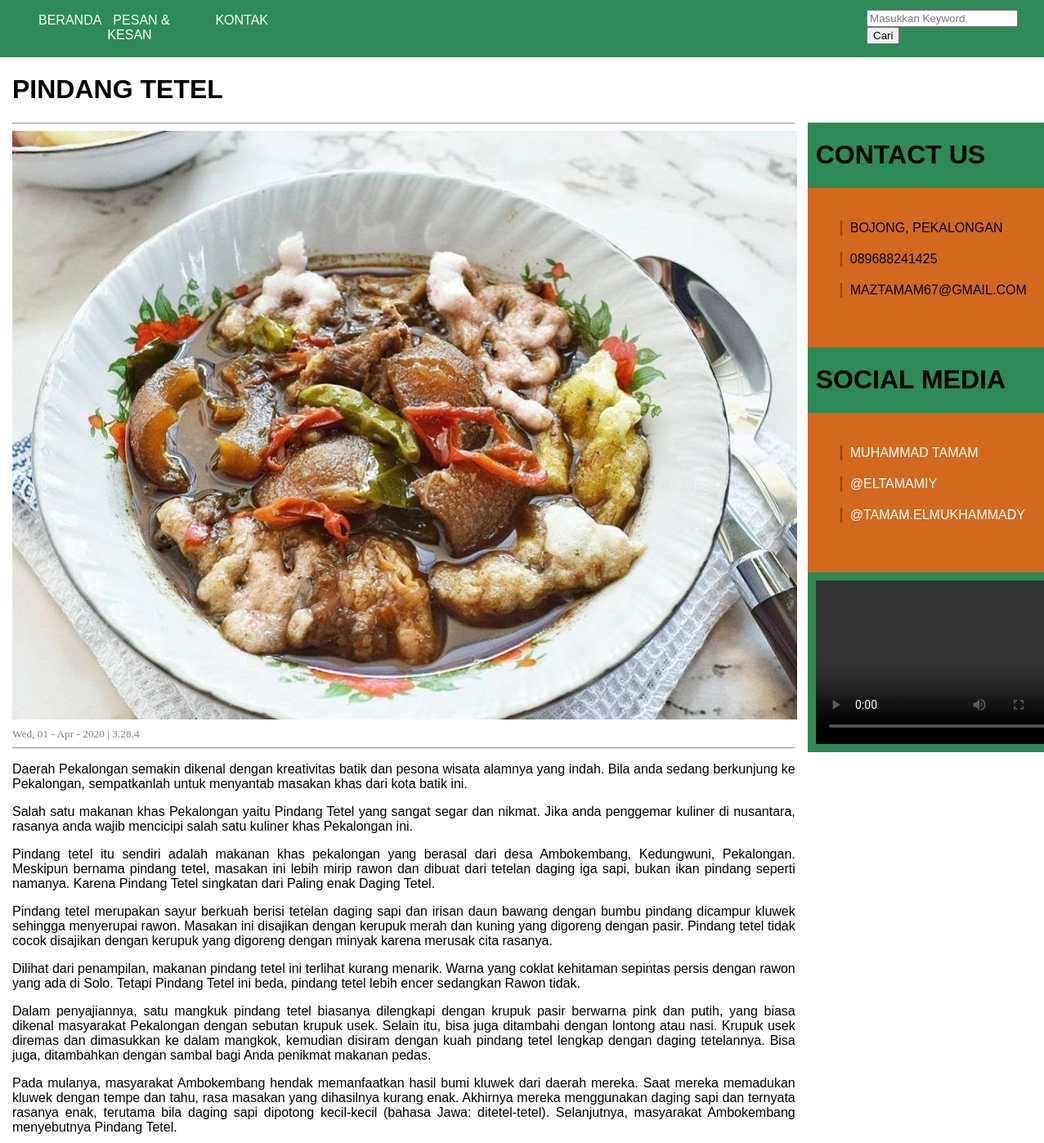
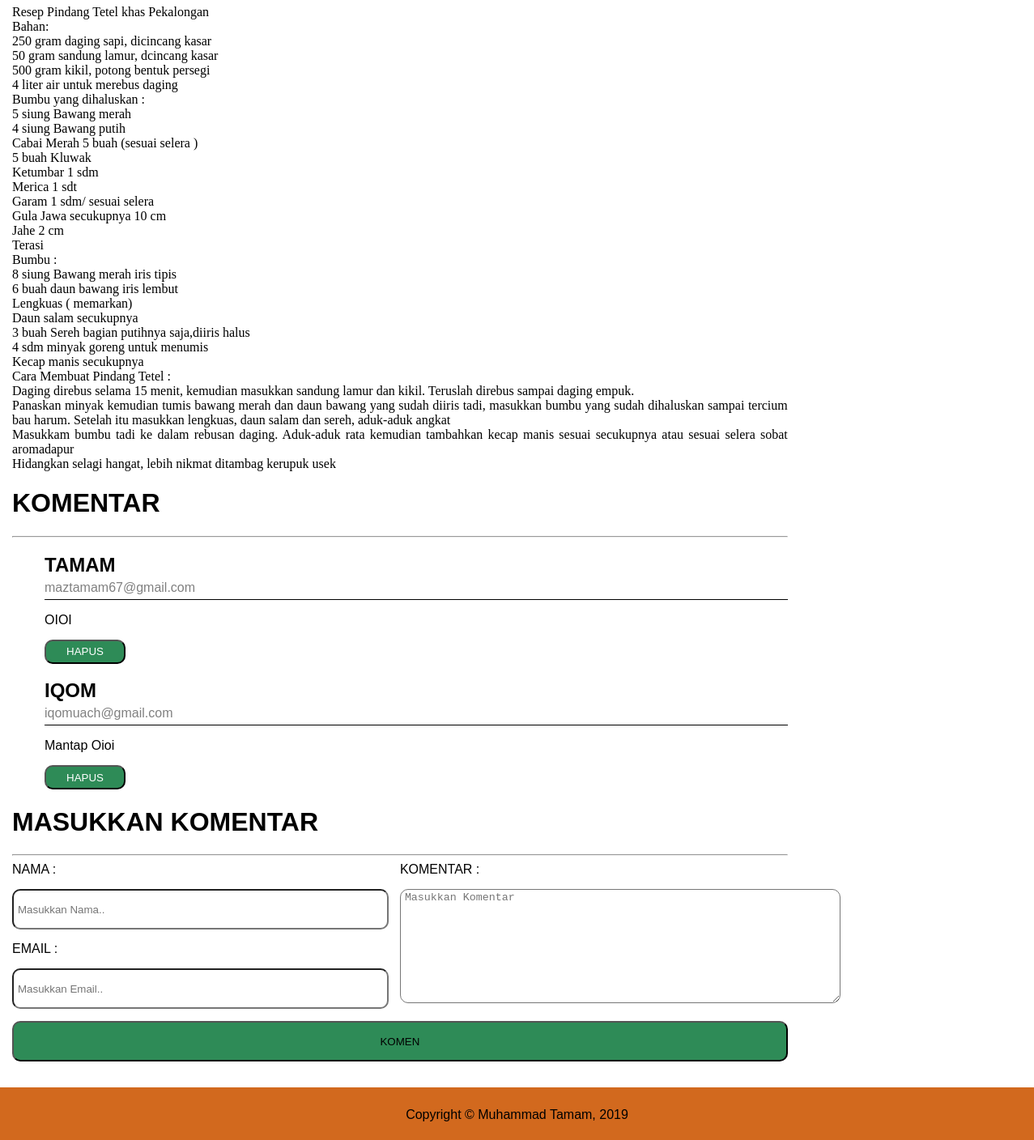
/artikel.php?id=1, run on the app's committed database (2 pictures, top to bottom).
### tables this page shows
CREATE TABLE `artikel` (
  `id` int(255) NOT NULL,
  `gambar` varchar(255) NOT NULL,
  `judul` varchar(255) NOT NULL,
  `id_kategori` int(255) NOT NULL,
  `teks` text NOT NULL
);

CREATE TABLE `komentar` (
  `id` int(255) NOT NULL,
  `id_artikel` int(255) NOT NULL,
  `nama` varchar(255) NOT NULL,
  `email` varchar(255) NOT NULL,
  `komentar` text NOT NULL
);

### artikel.php (the view, shortened to what this page needs)
<?php
include 'admin/database.php';
include 'header1.php';
$id = $_GET['id'];
$result = mysqli_query($conn, "SELECT * FROM artikel WHERE id = '$id'");
while ( $row = mysqli_fetch_assoc($result) ):
?>
<!DOCTYPE html>
<html lang="en">
<head>
</head>
<body style="margin: 0;padding: 0;">
<div style="display: flex;">
    <div style="width: 75%;  margin-right: 15px; margin-left: 15px; text-align: justify;">
        <h1><?php echo $row["judul"]?></h1>
        <hr>
        <img src="admin/<?php echo $row['gambar']?>" alt="" style="margin-bottom: 10px;"><br>
        <small style="color:grey"><?php echo date('D, d - M - Y');?> | <?php $w = getdate(); echo $w['hours'].".".$w['minutes'].".".$w['seconds'];?></small>
        <hr>
        <p><?php echo $row["teks"]?></p>
        <h1>KOMENTAR</h1>
        <hr>
        <ul type="none">
        <?php
        $ida = $row["id"];
        $result2 = mysqli_query($conn, "SELECT * FROM komentar WHERE id_artikel = $ida");
        while ( $row2 = mysqli_fetch_assoc($result2) ):?>
            <li style="font-family: 'Helvetica'"><h2><?php echo $row2['nama']?></h2></li>
            <li style="font-family: 'Helvetica'"><p style="border-bottom: 1px solid black; margin-top: -15px; color: grey; padding-bottom: 5px"><?php echo $row2['email']?></p></li>
            <li style="font-family: 'Helvetica'; margin-bottom: 15px;"><?php echo $row2['komentar']?></li>
            <button style="border-radius: 10px; background-color: seagreen; width: 100px; height: 30px;" name="hapus"><a href="hapus_c.php?id=<?php echo $row2['id'] ?>&id_artikel=<?php echo $row2['id_artikel']?>">HAPUS</a></button><br>
        <?php endwhile;?>
        </ul>
        <h1>MASUKKAN KOMENTAR</h1>
        <hr>
        <form action="komentar.php" method="post">
            <?php endwhile; ?>
            <div style="display: flex;">
                <div style="width: 50%;">
                    <label>NAMA :</label><br>
                    <input type="text" name="nama" placeholder="Masukkan Nama.." style="width: 97%; height: 50px; border-radius: 10px; margin-top: 15px; margin-bottom: 15px; padding-left: 5px;"><br>
                    <label>EMAIL :</label><br>
                    <input type="text" name="email" placeholder="Masukkan Email.." style="width: 97%; height: 50px; border-radius: 10px; margin-top: 15px; margin-bottom: 15px; padding-left: 5px;">
                </div>
                <div style="width: 50%; float: right;">
                    <label>KOMENTAR :</label><br>
                    <textarea name="komentar" cols="65" rows="9" placeholder="Masukkan Komentar" style="border-radius: 10px; margin-top: 15px; margin-bottom: 15px; padding-left: 5px;"></textarea><br>
                </div>
            </div>
            <button style="border-radius: 10px; background-color: seagreen; width: 100%; height: 50px;" name="publik" type="submit">KOMEN</a></button>
        </form>
    </div>
    <div style="width: 25%; float: right; background-color: seagreen; margin-top: 80px; height: 75%;">
        <div class="kontak">
            <h1 style="margin-left: 10px;">CONTACT US</h1>
            <ul type="none" style="background-color: chocolate; height: 175px; margin: 0; padding-top: 20px; ">
                <li style="margin-top: 20px; border-left: 2px solid saddlebrown; padding-left: 10px; text-transform: uppercase; font-family: 'Helvetica';">BOJONG, PEKALONGAN</li>
                <li style="margin-top: 20px; border-left: 2px solid saddlebrown; padding-left: 10px; text-transform: uppercase; font-family: 'Helvetica';">089688241425</li>
                <li style="margin-top: 20px; border-left: 2px solid saddlebrown; padding-left: 10px; text-transform: uppercase; font-family: 'Helvetica';">maztamam67@gmail.com</li>
            </ul>
        </div>
        <div class="sosmed">
            <h1 style="margin-left: 10px;">SOCIAL MEDIA</h1>
            <ul type="none" style="background-color: chocolate; height: 175px; margin: 0; padding-top: 20px; ">
                <li style="margin-top: 20px; border-left: 2px solid saddlebrown; padding-left: 10px; text-transform: uppercase; font-family: 'Helvetica';"><a href="http://fb.com/mukhtaz67">Muhammad Tamam</a></li>
                <li style="margin-top: 20px; border-left: 2px solid saddlebrown; padding-left: 10px; text-transform: uppercase; font-family: 'Helvetica';"><a href="http://t.co/eltamamiy">@eltamamiy</a></li>
                <li style="margin-top: 20px; border-left: 2px solid saddlebrown; padding-left: 10px; text-transform: uppercase; font-family: 'Helvetica';"><a href="http://instagram.com/tamam.elmukhammady">@tamam.elmukhammady</a></li>
            </ul>
            <video src="admin/food-intro.mp4" autoplay controls height="200" width = "320" style="margin: 10px; margin-right: 7px; "></video>
        </div>
    </div>
</div>
<?php include 'footer.php'?>
</body>
</html>

### header1.php (style rules this page uses)
a { color: white; text-decoration: none; }
h1 { font-family: 'Helvetica'; }
h2 { font-family: 'Helvetica'; }
p { font-family: 'Helvetica'; }
label { font-family: 'Helvetica'; }

### data on the page
artikel: judul "PINDANG TETEL", gambar (picture), hours "3", minutes "28", seconds "4", teks "Daerah Pekalongan semakin dikenal dengan kreativitas batik dan pesona wisata alamnya yang indah. Bila anda sedang berkunjung ke Pekalongan, sempatkanlah untuk menyantab masakan khas dari kota batik ini. Salah satu makanan khas Pekalongan yaitu Pindang Tetel yang sangat segar dan nikmat. Jika anda penggemar kuliner di nusantara, rasanya anda wajib mencicipi salah satu kuliner khas Pekalongan ini. Pindang tetel itu sendiri adalah makanan khas pekalongan yang berasal dari desa Ambokembang, Kedungwuni, Pekalongan. Meskipun bernama pindang tetel, masakan ini lebih mirip rawon dan dibuat dari tetelan daging iga sapi, bukan ikan pindang seperti namanya. Karena Pindang Tetel singkatan dari Paling…"
komentar: nama "TAMAM", email "maztamam67@gmail.com", komentar "OIOI"
komentar: nama "IQOM", email "iqomuach@gmail.com", komentar "Mantap Oioi"
